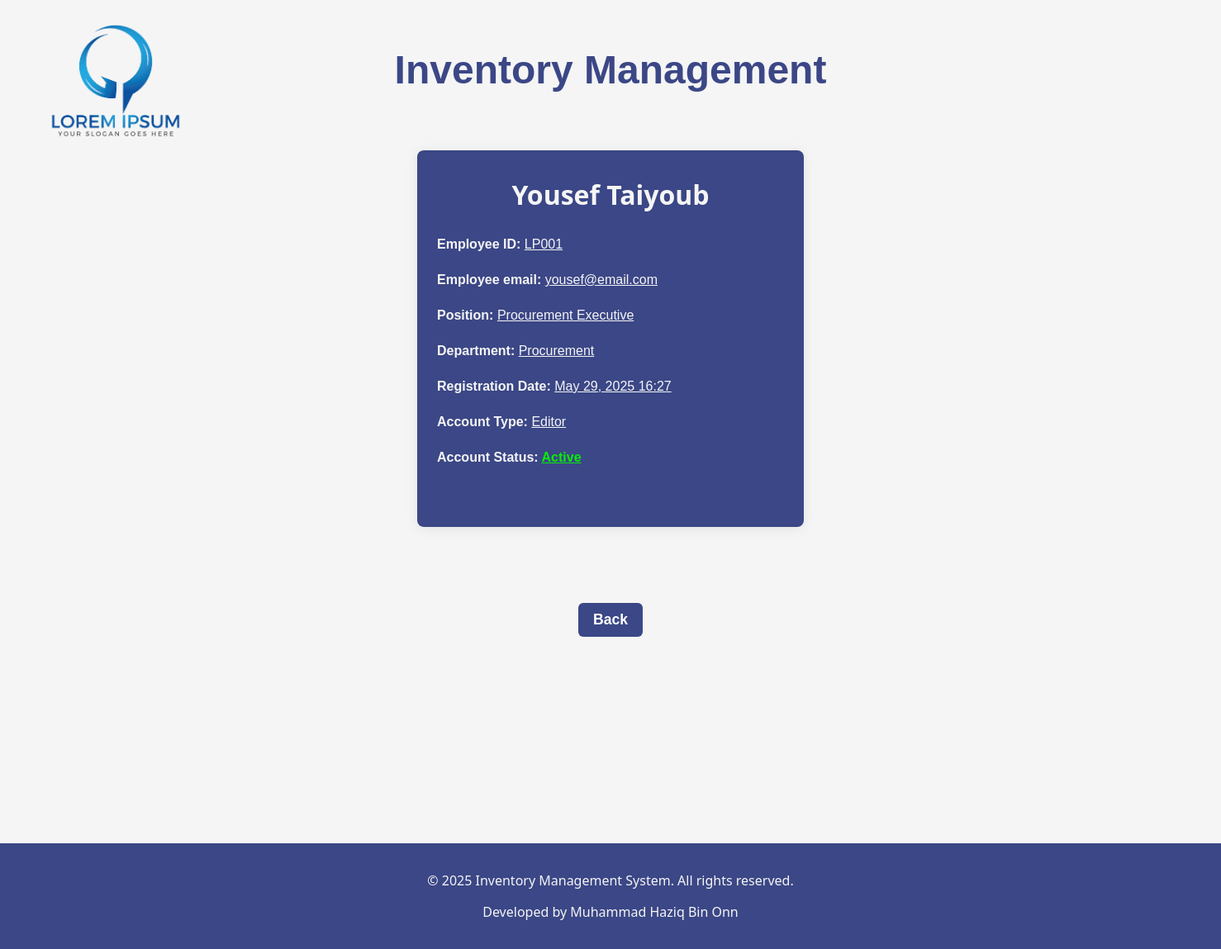
Screenshot of /profile/ (signed in) with the database file from the repository.
### user_admin/models.py (models this page shows, shortened)
class UserProfile(models.Model):
    user = models.OneToOneField(User, on_delete=models.CASCADE)
    first_name = models.CharField(max_length=100, blank=True, null=True)
    second_name = models.CharField(max_length=100, blank=True, null=True)
    employee_id = models.CharField(max_length=50, unique=True)
    contact_no = models.CharField(max_length=20, blank=True, null=True)
    employee_email = models.EmailField(max_length=50)
    position = models.CharField(max_length=100)
    department = models.CharField(max_length=100, choices=DEPARTMENT_CHOICES)
    class Meta:
        indexes = [
            models.Index(fields=['employee_id']),
        ]

### user_admin/views.py (the view)
# urls.py: path("profile/", user_views.profile, name='profile'),
@login_required
def profile(request):
    try:
        user_profile = UserProfile.objects.get(user=request.user)
    except UserProfile.DoesNotExist:
        user_profile = UserProfile.objects.create(
            user=request.user,
            employee_id=request.user.username,
            employee_email=request.user.email,
            position='',
            department='',
        )
    return render(request, 'user_admin/profile.html', {'user_profile': user_profile})

### user_admin/templates/user_admin/profile.html
{% extends "inventory/base.html" %}
{% block content %}
{% if user_profile %}
<div class="profile-form-wrapper">
   <div class="user_profile">
        <div>
            <h2>{{user_profile.first_name}} {{user_profile.second_name}}</h2>
            <label><b>Employee ID: </b><u>{{user_profile.employee_id}}</u></label>
            <label><b>Employee email: </b><u>{{user_profile.employee_email}}</u></label>
            <label><b>Position: </b><u>{{user_profile.position}}</u></label>
            <label><b>Department: </b><u>{{user_profile.get_department_display}}</u></label>
            <label><b>Registration Date: </b><u>{{ user_profile.user.date_joined|date:"F d, Y H:i" }}</u></label>
            <label>
                <b>Account Type: </b>
                {% if user_profile.user.is_superuser %}
                    <u>Admin</u>
                {% elif user_profile.user.is_staff %}
                    <u>Editor</u>
                {% else %}
                    <u>Viewer</u>
                {% endif %}
            </label>
            <label>
                <b>Account Status: </b>
                {% if user_profile.user.is_active %}
                    <span style="color:rgb(8, 237, 8);"><u><b>Active</b></u></span>
                {% else %}
                    <span style="color:red;"><u><b>Inactive</b></u></span>
                {% endif %}
            </label>
        </div>
   </div>
</div>
<div class="add-home">
    <a href="{% url 'home' %}">Back</a>
</div>
{% else %}
    <div class="profile-form-wrapper">
        <div class="user_profile">
            <p>No profile found for this user.</p>
        </div>
    </div>
{% endif %}
{% endblock %}

### Inventory/Static/inventory/styles.css (style rules this page uses)
html body { background-color: whitesmoke; height: 100%; padding: 0; margin: 0; }
.add-home { display: flex; justify-content: center; font-family: Verdana, Geneva, Tahoma, sans-serif; }
.add-home a { display: inline-flex; justify-content: center; align-items: center; color: white; text-decoration: none; font-weight: 600; font-size: 1.1rem; padding: 10px 18px; border-radius: 6px; background: #3b4786; transition: background 0.2s, color 0.2s; }
.profile-form-wrapper { min-height: 80vh; display: flex; align-items: center; justify-content: center; background: whitesmoke; font-family: system-ui, -apple-system, BlinkMacSystemFont, 'Segoe UI', Roboto, Oxygen, Ubuntu, Cantarell, 'Open Sans', 'Helvetica Neue', sans-serif; }
.user_profile { max-width: 420px; width: 100%; padding: 32px 24px 24px 24px; background: #3b4786; border-radius: 8px; box-shadow: 0 2px 16px rgba(0,0,0,0.08); display: flex; flex-direction: column; min-height: 400px; }
.user_profile label { display: block; align-items: center; margin-bottom: 25px; font-family: Verdana, Geneva, Tahoma, sans-serif; text-align: left; font-weight: 500; color: whitesmoke; }
.user_profile h2 { color: #2c3e50; margin: auto 0 30px 0; font-weight: 800; font-size: 2rem; text-align: center; color: whitesmoke; }

### rows the page displays
UserProfile: first_name "Yousef", second_name "Taiyoub", employee_id "LP001", employee_email "yousef@email.com", position "Procurement Executive", department "Procurement", user.date_joined "May 29, 2025 16:27"
